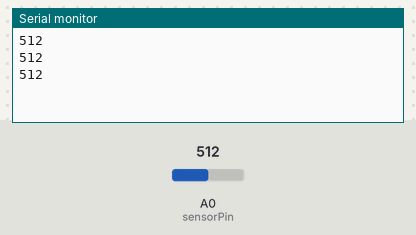
This sketch was run on a simulated Arduino Uno, built with avr-gcc and run on an emulated ATmega328P. On the bench: the last lines printed to the serial monitor. Inputs (shaded band) come from the test bench; at power-on: A0 (sensorPin) = 512.

Above: at 1.3 s.
1.4 s: A0 (sensorPin) set to 716
At 1.9 s:
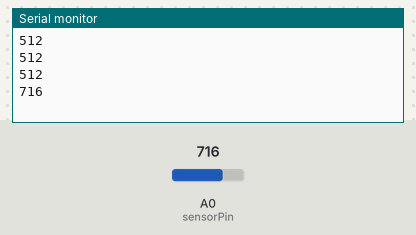
2.9 s: A0 (sensorPin) set to 900
At 3.4 s:
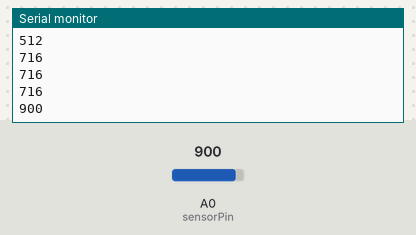
Timing chart, 0 to 5.9 s (numbered marks = the images above; inputs shaded):
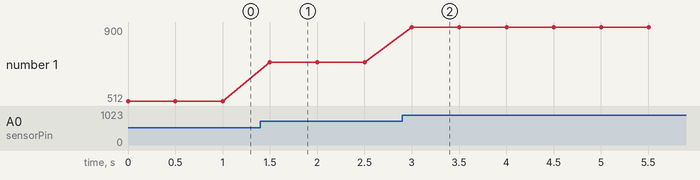

Measured:
- after the input at 1.4 s, the serial monitor: prints a new line after 0.10 s (image 1)
- after the input at 2.9 s, the serial monitor: prints a new line after 0.10 s (image 2)
- plotted number 1: 512 → 716 after the input at 1.4 s, 716 → 900 after the input at 2.9 s

The sketch:

writeDataArduinoA.ino
```cpp
int sensorPin = A0;
void setup() {
  pinMode(7, INPUT);
  Serial.begin(9600);
}

void loop() {


  unsigned int sensorValue = analogRead(sensorPin);

  Serial.println(sensorValue);
  delay(500);
}
```
